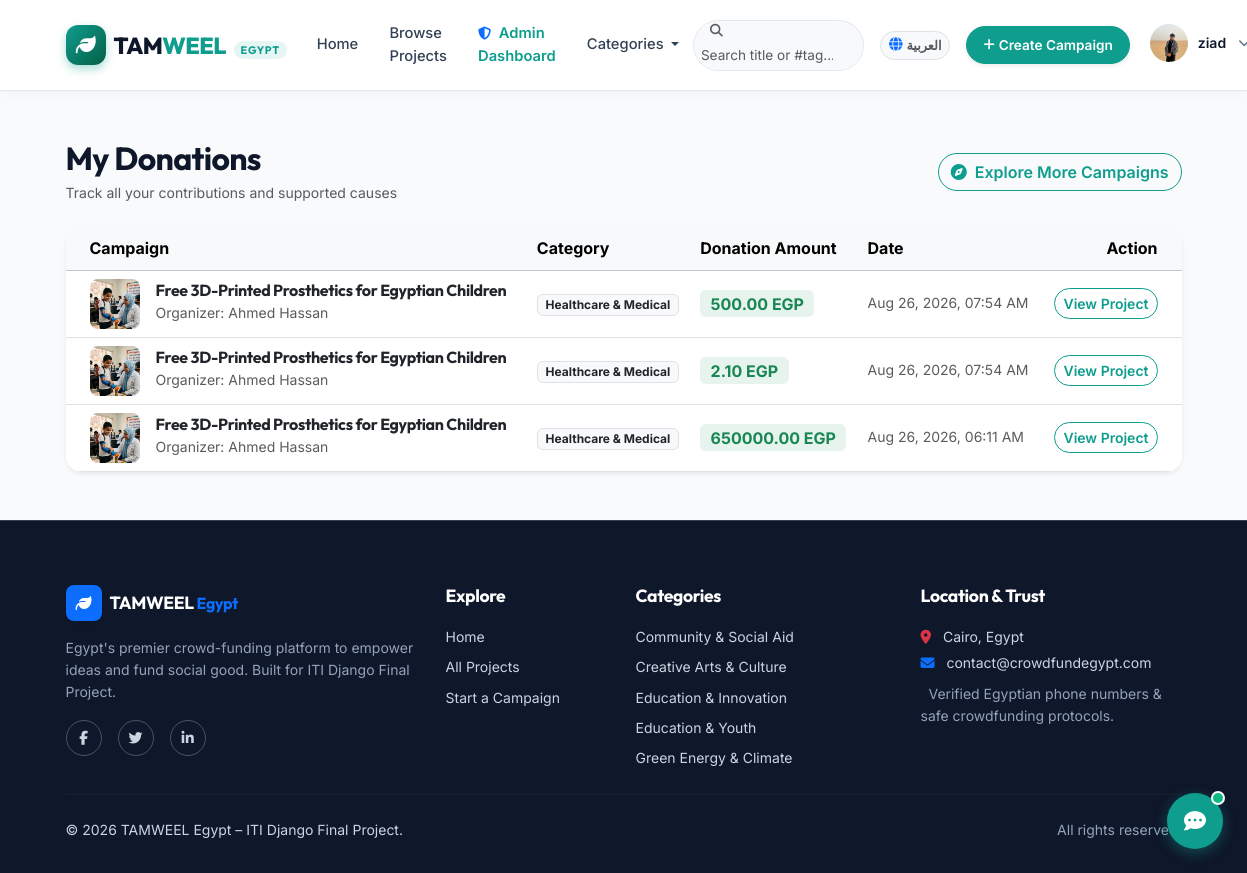
Page /projects/my-donations/ (signed in) on the committed database.
### accounts/models.py (models this page shows, shortened)
class User(AbstractUser):
    username = None
    email = models.EmailField(_('Email Address'), unique=True)
    first_name = models.CharField(_('First Name'), max_length=150)
    last_name = models.CharField(_('Last Name'), max_length=150)
    mobile_phone = models.CharField(
        _('Mobile Phone'),
        max_length=20,
        blank=True,
        default='',
        validators=[validate_egyptian_phone],
        help_text=_('Egyptian phone number (e.g., 01012345678 or +201012345678)')
    )
    profile_picture = models.ImageField(
        _('Profile Picture'),
        upload_to='profiles/%Y/%m/',
        blank=True,
        null=True
    )
    birthdate = models.DateField(_('Birthdate'), blank=True, null=True)
    facebook_profile = models.URLField(_('Facebook Profile URL'), blank=True, null=True)
    country = models.CharField(_('Country'), max_length=100, blank=True, default='Egypt')
    USERNAME_FIELD = 'email'
    REQUIRED_FIELDS = ['first_name', 'last_name', 'mobile_phone']
    objects = UserManager()
    class Meta:
        verbose_name = _('User')
        verbose_name_plural = _('Users')
        ordering = ['-date_joined']
    def get_full_name(self):
        full_name = f"{self.first_name} {self.last_name}".strip()
        return full_name if full_name else self.email

### projects/models.py (models this page shows, shortened)
class Donation(models.Model):
    user = models.ForeignKey(settings.AUTH_USER_MODEL, on_delete=models.CASCADE, related_name='donations')
    project = models.ForeignKey(Project, on_delete=models.CASCADE, related_name='donations')
    amount = models.DecimalField(max_digits=12, decimal_places=2)
    created_at = models.DateTimeField(auto_now_add=True)
    class Meta:
        verbose_name = 'Donation'
        verbose_name_plural = 'Donations'
        ordering = ['-created_at']

class Project(models.Model):
    STATUS_CHOICES = [
        ('running', 'Running'),
        ('completed', 'Completed'),
        ('cancelled', 'Cancelled'),
        ('expired', 'Expired'),
        ('draft', 'Draft'),
    ]
    title = models.CharField(max_length=255)
    details = models.TextField()
    category = models.ForeignKey(Category, on_delete=models.PROTECT, related_name='projects')
    creator = models.ForeignKey(settings.AUTH_USER_MODEL, on_delete=models.CASCADE, related_name='projects')
    total_target = models.DecimalField(max_digits=12, decimal_places=2, help_text="Total fundraising target in EGP")
    start_time = models.DateTimeField(default=timezone.now)
    end_time = models.DateTimeField()
    status = models.CharField(max_length=20, choices=STATUS_CHOICES, default='running')
    is_featured = models.BooleanField(default=False, help_text="Marked by admin to appear in featured projects slider/section")
    tags = models.ManyToManyField(Tag, related_name='projects', blank=True)
    created_at = models.DateTimeField(auto_now_add=True)
    updated_at = models.DateTimeField(auto_now=True)
    class Meta:
        verbose_name = 'Project'
        verbose_name_plural = 'Projects'
        ordering = ['-created_at']
    @property
    def cover_image(self):
        cover = self.images.filter(is_cover=True).first()
        if not cover:
            cover = self.images.first()
        return cover.image.url if cover else None

class ProjectImage(models.Model):
    project = models.ForeignKey(Project, on_delete=models.CASCADE, related_name='images')
    image = models.ImageField(upload_to='projects/%Y/%m/')
    is_cover = models.BooleanField(default=False)
    created_at = models.DateTimeField(auto_now_add=True)
    class Meta:
        verbose_name = 'Project Image'
        verbose_name_plural = 'Project Images'
        ordering = ['-is_cover', 'id']

class Category(models.Model):
    name = models.CharField(max_length=100, unique=True)
    slug = models.SlugField(max_length=120, unique=True, blank=True)
    description = models.TextField(blank=True)
    created_at = models.DateTimeField(auto_now_add=True)
    class Meta:
        verbose_name = 'Category'
        verbose_name_plural = 'Categories'
        ordering = ['name']

### projects/views.py (the view)
# urls.py: path('my-donations/', views.my_donations_view, name='my_donations'),
@login_required
def my_donations_view(request):
    donations = request.user.donations.select_related('project').order_by('-created_at')
    return render(request, 'projects/my_donations.html', {'donations': donations})

### projects/context_processors.py (called while the page is built)
def global_categories(request):
    try:
        categories = Category.objects.all().order_by('name')
    except Exception:
        categories = []
    return {
        'nav_categories': categories,
    }

### templates/projects/my_donations.html (shortened to what this page needs)
{% extends 'base.html' %}
{% load i18n %}
{% block content %}
<div class="container py-5">
  <div class="d-flex justify-content-between align-items-center mb-4">
    <div>
      <h2 class="fw-bold mb-1">{% translate "My Donations" %}</h2>
      <p class="text-muted small mb-0">{% translate "Track all your contributions and supported causes" %}</p>
    </div>
    <a href="{% url 'projects:project_list' %}" class="btn btn-outline-primary rounded-pill">
      <i class="fa-solid fa-compass me-1"></i> {% translate "Explore More Campaigns" %}
    </a>
  </div>
  <div class="card border-0 shadow-sm rounded-4 overflow-hidden">
    <div class="card-body p-0">
      {% if donations %}
        <div class="table-responsive">
          <table class="table table-hover align-middle mb-0">
            <thead class="table-light">
              <tr>
                <th class="ps-4">{% translate "Campaign" %}</th>
                <th>{% translate "Category" %}</th>
                <th>{% translate "Donation Amount" %}</th>
                <th>{% translate "Date" %}</th>
                <th class="text-end pe-4">{% translate "Action" %}</th>
              </tr>
            </thead>
            <tbody>
              {% for d in donations %}
                <tr>
                  <td class="ps-4">
                    <div class="d-flex align-items-center gap-3">
                      {% if d.project.cover_image %}
                        <img src="{{ d.project.cover_image }}" alt="{{ d.project.title }}" class="rounded-3 object-fit-cover" width="50" height="50">
                      {% else %}
                        <div class="bg-light rounded-3 d-flex align-items-center justify-content-center text-muted" style="width: 50px; height: 50px;">
                          <i class="fa-solid fa-image"></i>
                        </div>
                      {% endif %}
                      <div>
                        <h6 class="fw-bold mb-0">
                          <a href="{% url 'projects:project_detail' pk=d.project.pk %}" class="text-decoration-none text-dark">
                            {{ d.project.title }}
                          </a>
                        </h6>
                        <small class="text-muted">{% translate "Organizer:" %} {{ d.project.creator.get_full_name }}</small>
                      </div>
                    </div>
                  </td>
                  <td>
                    <span class="badge bg-light text-dark border">{{ d.project.category.name }}</span>
                  </td>
                  <td>
                    <span class="badge bg-success bg-opacity-10 text-success fs-6 fw-bold">
                      {{ d.amount|floatformat:2 }} {% translate "EGP" %}
                    </span>
                  </td>
                  <td class="small text-muted">{{ d.created_at|date:"M d, Y, h:i A" }}</td>
                  <td class="text-end pe-4">
                    <a href="{% url 'projects:project_detail' pk=d.project.pk %}" class="btn btn-sm btn-outline-primary rounded-pill">
                      {% translate "View Project" %}
                    </a>
                  </td>
                </tr>
              {% endfor %}
            </tbody>
          </table>
        </div>
      {% endif %}
    </div>
  </div>
</div>
{% endblock %}

### templates/includes/navbar.html (shortened to what this page needs)
{% load i18n %}
{% get_current_language as LANGUAGE_CODE %}
<nav class="navbar navbar-expand-lg navbar-custom sticky-top">
  <div class="container">
    <a class="navbar-brand d-flex align-items-center gap-2 me-lg-3" href="{% url 'home' %}">
      <div class="logo-icon">
        <i class="fa-solid fa-leaf"></i>
      </div>
      <div class="brand-name">
        TAM<span>WEEL</span>
        <span class="brand-badge">Egypt</span>
      </div>
    </a>
    <div class="collapse navbar-collapse" id="navbarSupportedContent">
      <ul class="navbar-nav me-auto mb-2 mb-lg-0 align-items-lg-center gap-lg-1">
        <li class="nav-item">
          <a class="nav-link" href="{% url 'home' %}">{% translate "Home" %}</a>
        </li>
        <li class="nav-item">
          <a class="nav-link" href="{% url 'projects:project_list' %}">{% translate "Browse Projects" %}</a>
        </li>
        {% if user.is_authenticated and user.is_staff %}
          <li class="nav-item">
            <a class="nav-link admin-nav-link" href="{% url 'accounts:dashboard' %}">
              <i class="fa-solid fa-shield-halved me-1 text-primary" style="font-size: 0.82rem;"></i> {% translate "Admin Dashboard" %}
            </a>
          </li>
        {% endif %}
        <li class="nav-item dropdown">
          <a class="nav-link dropdown-toggle" href="#" role="button" data-bs-toggle="dropdown" aria-expanded="false">
            {% translate "Categories" %}
          </a>
        </li>
      </ul>
      <div class="d-flex flex-column flex-lg-row align-items-lg-center gap-2 gap-lg-3 mt-3 mt-lg-0">
        <form action="{% url 'projects:project_list' %}" method="GET" class="header-search-form">
          <div class="input-group input-group-sm header-search-group rounded-pill overflow-hidden border bg-light">
            <span class="input-group-text bg-light border-0 ps-3 pe-2 text-muted">
              <i class="fa-solid fa-magnifying-glass" style="font-size: 0.8rem;"></i>
            </span>
            <input class="form-control bg-light border-0 py-1 pe-3 shadow-none text-dark" type="search" name="q" placeholder="{% translate 'Search title or #tag...' %}" aria-label="{% translate 'Search' %}" style="font-size: 0.85rem; width: 170px;">
          </div>
        </form>
        <div class="language-switcher-wrap">
          <form action="{% url 'set_language' %}" method="post" class="d-inline-flex align-items-center m-0">
            {% if LANGUAGE_CODE == 'ar' %}
              <button type="submit" name="language" value="en" class="btn btn-sm btn-light border rounded-pill px-2 py-1 d-inline-flex align-items-center gap-1 text-muted shadow-none" style="font-size: 0.8rem;" title="Switch to English">
                <i class="fa-solid fa-globe text-primary" style="font-size: 0.85rem;"></i>
                <span class="fw-semibold">EN</span>
              </button>
            {% else %}
              <button type="submit" name="language" value="ar" class="btn btn-sm btn-light border rounded-pill px-2 py-1 d-inline-flex align-items-center gap-1 text-muted shadow-none" style="font-size: 0.8rem;" title="التبديل إلى العربية">
                <i class="fa-solid fa-globe text-primary" style="font-size: 0.85rem;"></i>
                <span class="fw-semibold">العربية</span>
              </button>
            {% endif %}
          </form>
        </div>
        {% if user.is_authenticated %}
          <a class="btn btn-primary btn-sm rounded-pill shadow-sm fw-semibold nav-cta-btn" href="{% url 'projects:project_create' %}">
            <i class="fa-solid fa-plus me-1" style="font-size: 0.8rem;"></i> {% translate "Create Campaign" %}
          </a>
          <div class="dropdown user-account-dropdown-wrap">
            <button class="user-account-btn" type="button" data-bs-toggle="dropdown" aria-expanded="false" id="userAccountMenuButton">
              {% if user.profile_picture %}
                <img src="{{ user.profile_picture.url }}" alt="{{ user.first_name }}" class="user-avatar-img">
              {% else %}
                <span class="user-avatar-initial">
                  {{ user.first_name|first|upper }}
                </span>
              {% endif %}
              <span class="user-account-name">{{ user.first_name }}</span>
              <span class="user-account-chevron"><i class="fa-solid fa-chevron-down"></i></span>
            </button>
          </div>
        {% endif %}
      </div>
    </div>
  </div>
</nav>

### templates/includes/footer.html (shortened to what this page needs)
{% load i18n %}
<footer class="footer-custom mt-auto">
  <div class="container">
    <div class="row g-4">
      <div class="col-lg-4 col-md-6">
        <div class="d-flex align-items-center gap-2 mb-3">
          <span class="d-inline-flex align-items-center justify-content-center bg-primary text-white rounded-3 p-2 shadow-sm" style="width: 36px; height: 36px;">
            <i class="fa-solid fa-leaf"></i>
          </span>
          <h5 class="mb-0 text-white brand-font">TAM<span>WEEL</span> <small class="text-primary fs-6">Egypt</small></h5>
        </div>
        <p class="small text-secondary">
          {% translate "Egypt's premier crowd-funding platform to empower ideas and fund social good. Built for ITI Django Final Project." %}
        </p>
        <div class="d-flex gap-3 mt-3">
          <a href="#" class="btn btn-sm btn-outline-secondary rounded-circle" style="width: 36px; height: 36px; display: inline-flex; align-items: center; justify-content: center;" aria-label="Facebook"><i class="fa-brands fa-facebook-f"></i></a>
          <a href="#" class="btn btn-sm btn-outline-secondary rounded-circle" style="width: 36px; height: 36px; display: inline-flex; align-items: center; justify-content: center;" aria-label="Twitter"><i class="fa-brands fa-twitter"></i></a>
          <a href="#" class="btn btn-sm btn-outline-secondary rounded-circle" style="width: 36px; height: 36px; display: inline-flex; align-items: center; justify-content: center;" aria-label="LinkedIn"><i class="fa-brands fa-linkedin-in"></i></a>
        </div>
      </div>
      <div class="col-lg-2 col-md-6">
        <h5>{% translate "Explore" %}</h5>
        <ul class="list-unstyled small d-flex flex-column gap-2 mb-0">
          <li><a href="{% url 'home' %}">{% translate "Home" %}</a></li>
          <li><a href="{% url 'projects:project_list' %}">{% translate "All Projects" %}</a></li>
          <li><a href="{% url 'projects:project_create' %}">{% translate "Start a Campaign" %}</a></li>
        </ul>
      </div>
      <div class="col-lg-3 col-md-6">
        <h5>{% translate "Categories" %}</h5>
        <ul class="list-unstyled small d-flex flex-column gap-2 mb-0">
          {% if nav_categories %}
            {% for cat in nav_categories|slice:":5" %}
              <li><a href="{% url 'projects:category_projects' slug=cat.slug %}">{{ cat.name }}</a></li>
            {% endfor %}
          {% else %}
            <li><span class="text-muted">{% translate "No categories" %}</span></li>
          {% endif %}
        </ul>
      </div>
      <div class="col-lg-3 col-md-6">
        <h5>{% translate "Location & Trust" %}</h5>
        <p class="small mb-1"><i class="fa-solid fa-location-dot me-2 text-danger"></i> {% translate "Cairo, Egypt" %}</p>
        <p class="small mb-1"><i class="fa-solid fa-envelope me-2 text-primary"></i> contact@crowdfundegypt.com</p>
        <p class="small text-muted mt-2">
           {% translate "Verified Egyptian phone numbers & safe crowdfunding protocols." %}
        </p>
      </div>
    </div>
    <hr class="border-secondary my-4">
    <div class="d-flex flex-column flex-md-row justify-content-between align-items-center small">
      <p class="mb-0">&copy; {% now "Y" %} TAMWEEL Egypt – ITI Django Final Project.</p>
      <p class="mb-0 text-muted">{% translate "All rights reserved." %}</p>
    </div>
  </div>
</footer>

### rows in the picture
User: profile_picture (picture), first_name "ziad"
Donation: project.cover_image (picture), project "Free 3D-Printed Prosthetics for Egyptian Children", project.creator.get_full_name "Ahmed Hassan", project.category.name "Healthcare & Medical", amount "500.00", created_at "Aug 26, 2026, 07:54 AM"
Donation: project.cover_image (picture), project "Free 3D-Printed Prosthetics for Egyptian Children", project.creator.get_full_name "Ahmed Hassan", project.category.name "Healthcare & Medical", amount "2.10", created_at "Aug 26, 2026, 07:54 AM"
Donation: project.cover_image (picture), project "Free 3D-Printed Prosthetics for Egyptian Children", project.creator.get_full_name "Ahmed Hassan", project.category.name "Healthcare & Medical", amount "650000.00", created_at "Aug 26, 2026, 06:11 AM"
Category: name "Community & Social Aid"
Category: name "Creative Arts & Culture"
Category: name "Education & Innovation"
Category: name "Education & Youth"
Category: name "Green Energy & Climate"
